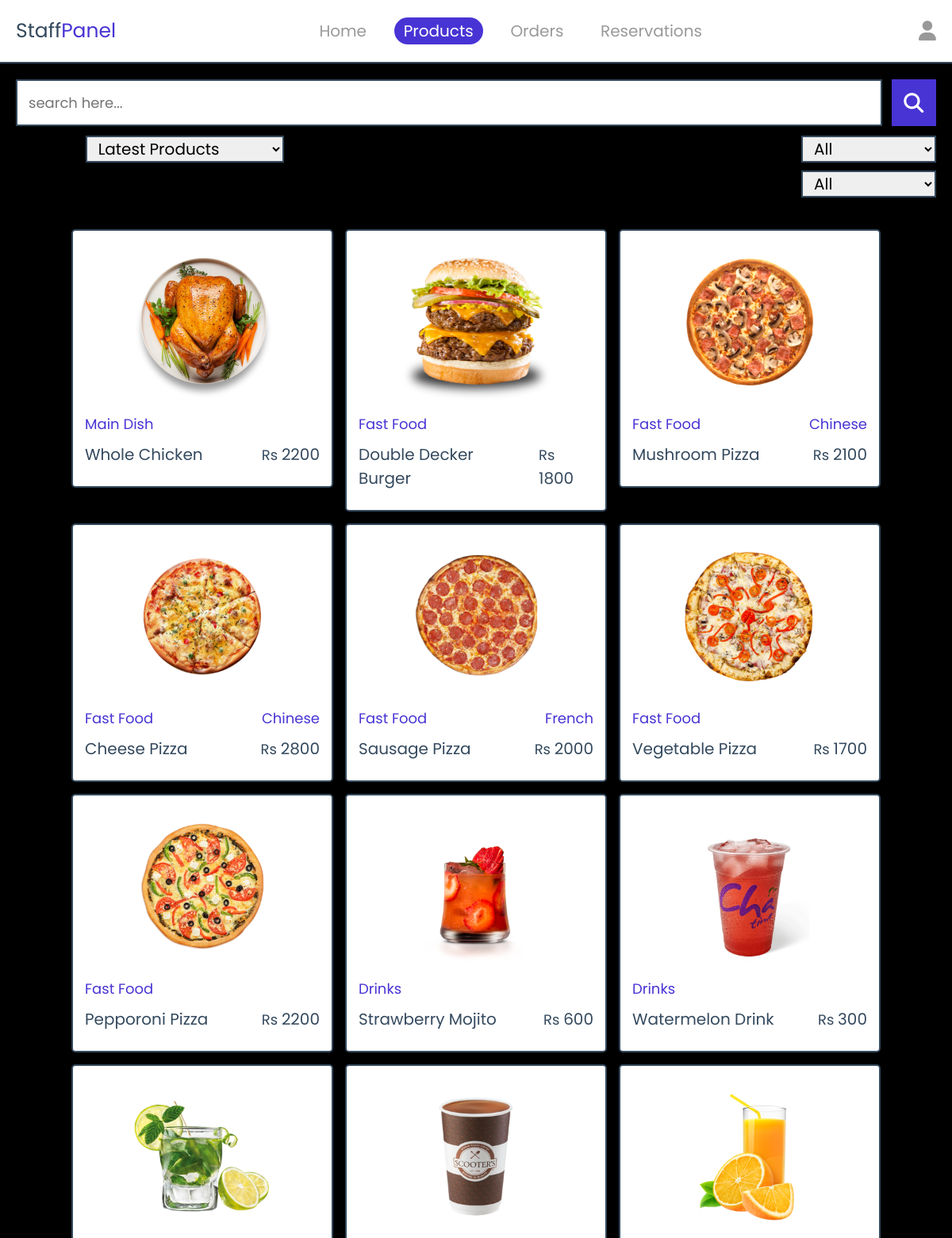
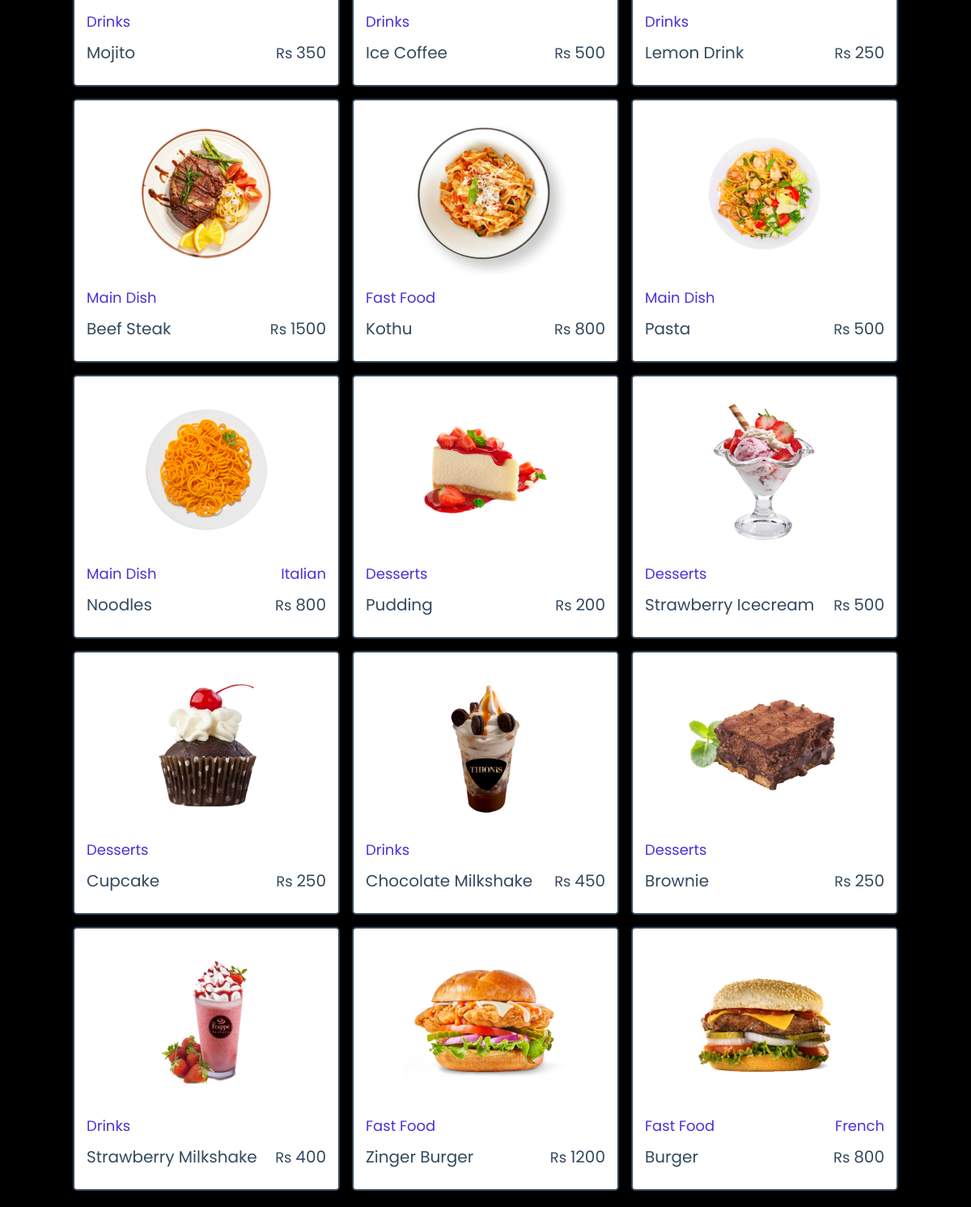
/staff/products.php (signed in), run on the app's committed database (2 pictures, top to bottom).
### tables this page shows
CREATE TABLE `products` (
  `id` int(11) NOT NULL,
  `cuisine` varchar(50) NOT NULL,
  `category` varchar(50) NOT NULL,
  `name` varchar(50) NOT NULL,
  `price` int(11) NOT NULL,
  `image` varchar(50) NOT NULL,
  `hero_slider` tinyint(1) NOT NULL
);

### staff/products.php (the view, shortened to what this page needs)
<?php
   include('../db/database.php');
   $selected_category = isset($_SESSION['selected_category']) ? $_SESSION['selected_category'] : '';
   $selected_cuisine = isset($_SESSION['selected_cuisine']) ? $_SESSION['selected_cuisine'] : '';
   $selected_sort = isset($_SESSION['selected_sort']) ? $_SESSION['selected_sort'] : 'latest';
?>
<!DOCTYPE html>
<html lang="en">
<head>
   <link rel="stylesheet" href="https://cdnjs.cloudflare.com/ajax/libs/font-awesome/6.1.1/css/all.min.css">
   <link rel="stylesheet" href="../css/admin_style.css">
</head>
<body>
   <?php include '../components/staff_header.php' ?>
   <section class="search-form">
      <form action="<?php htmlspecialchars($_SERVER["PHP_SELF"]) ?>" method="post">
         <div class="search-box">
               <input type="text" name="search-box" placeholder="search here..." value="<?= isset($_POST['search-box']) ? htmlspecialchars($_POST['search-box']) : '' ?>" class="box">
               <button type="submit" name="search-btn" class="fas fa-search"></button>
         </div>
         <div class="sorting">
               <div class="sort">
                  <label>Sort by</label>
                  <select name="sort">
                     <option value="latest" <?= ($selected_sort == 'latest') ? 'selected' : ''; ?> id="sort">Latest products</option>
                  </select>
               </div>
               <div class="category-cuisine">
                  <div class="category">
                     <label>Sort by Category</label>
                     <select name="category">
                           <option <?= (empty($selected_category)) ? 'selected' : ''; ?> value="">all</option>
                     </select>
                  </div>
                  <div class="cuisine">
                     <label>Sort by Cuisine</label>
                     <select name="cuisine">
                           <option <?= (empty($selected_cuisine)) ? 'selected' : ''; ?> value="">all</option>
                     </select>
                  </div>
               </div>
         </div>
      </form>
   </section>
   <section class="show-products">
      <div class="box-container">
      <?php
         if(isset($_POST["search-btn"]) || isset($_POST["search-box"])) {
            $search_box = $_POST["search-box"];
            $query = ("SELECT * FROM products WHERE name LIKE '%{$search_box}%'");
            $category = '';
            $cuisine = '';
            if(isset($_POST['category']) && !empty($_POST['category'])) {
                $category = $_POST['category'];
                $query .= " AND category = '$category'";
            }
            if(isset($_POST['cuisine']) && !empty($_POST['cuisine'])) {
                $cuisine = $_POST['cuisine'];
                $query .= " AND cuisine = '$cuisine'";
            }
            if(isset($_POST['sort'])) {
                if($_POST['sort'] == 'low_to_high') {
                    $query .= ' ORDER BY price ASC';
                }else if($_POST['sort'] == 'high_to_low') {
                    $query .= ' ORDER BY price DESC';
                }else {
                    $query .= ' ORDER BY id DESC';
                }
            }
         }else {
            $query = ('SELECT * FROM products ORDER BY id DESC');
         }
            $show_products = $conn->prepare($query);
            $show_products->execute();
         if($show_products->rowCount() > 0){
            while($fetch_products = $show_products->fetch(PDO::FETCH_ASSOC)){
         ?>
            <div class="box">
               <img src="../uploaded images/<?= $fetch_products['image']; ?>" alt="">
               <div class="flex">
                  <div class="category"><?= $fetch_products['category']; ?></div>
                  <div class="cuisine"><?= $fetch_products['cuisine']; ?></div>
               </div>
               <div class="flex">
                  <div class="name"><?= $fetch_products['name']; ?></div>
                  <div class="price"><span>Rs </span><?= $fetch_products['price']; ?></div>
               </div>
            </div>
         <?php
            }
         }
      ?>
      </div>
   </section>
</body>
</html>

### CSS/admin_style.css (style rules this page uses)
:root { --blue-color:#4834d4; --red:#e74c3c; --orange:#f39c12; --black:#34495e; --light-bg:#f5f5f5; --light-color:#999; --green: #00ff59; --border:.2rem solid var(--black); --box-shadow:0 .5rem 1rem rgba(0,0,0,.1); }
* { font-family: 'poppins', sans-serif; margin:0; padding:0; box-sizing: border-box; text-decoration: none; outline: none; border:none; }
html { font-size: 62.5%; overflow-x: hidden; }
body { background-color: black; }
section { max-width: 1200px; margin:0 auto; padding:2rem; }
.search-form form { display: flex; flex-direction: column; gap: 1.2rem; }
.search-form .sorting { display: flex; justify-content: space-between; }
.search-form .category-cuisine { display: flex; flex-direction: column; align-items: flex-end; gap: 1rem; }
.search-form .category-cuisine .category select, .search-form .category-cuisine .cuisine select, .search-form .sort select { border: var(--border); font-size: 2rem; padding: 0 1rem; text-transform: capitalize; }
.search-form .sort select { width: 25rem; }
.search-form .category-cuisine .category select, .search-form .category-cuisine .cuisine select { width: 17rem; }
.search-form .category-cuisine .category label, .search-form .category-cuisine .cuisine label, .search-form .sort label { font-weight: bold ; font-size: 1.8rem; padding: .3rem 1rem; }
.search-form .search-box { display: flex; gap: 1.2rem; }
.search-form .search-box .box { width: 100%; border: var(--border); padding: 1.4rem; font-size: 1.8rem; color: #000; }
.search-form .search-box .fa-search { width: 6rem; background-color: var(--blue-color); color: #fff; font-size: 2.5rem; }
.show-products .box-container { display: grid; grid-template-columns: repeat(auto-fit, 33rem); gap:1.5rem; justify-content: center; align-items: flex-start; }
.show-products .box-container .box { background-color: #fff; border-radius: .5rem; box-shadow: var(--box-shadow); border:var(--border); padding:1.5rem; }
.show-products .box-container .box img { width: 100%; height: 20rem; object-fit: contain; margin-bottom: 1rem; }
.show-products .box-container .box .name { text-transform: capitalize; font-size: 2rem; color:var(--black); padding:1rem 0; }
.show-products .box-container .box .flex { display: flex; align-items: center; gap:1.2rem; justify-content: space-between; }
.show-products .box-container .box .flex .category, .show-products .box-container .box .flex .cuisine { text-transform: capitalize; font-size: 1.8rem; color:var(--blue-color); }
.show-products .box-container .box .price { font-size: 2rem; color:var(--black); margin:.5rem 0; }
.show-products .box-container .box .price span { font-size: 1.8rem; }

### data on the page
products: image (picture), category "Main Dish", name "Whole Chicken", price "2200"
products: image (picture), category "Fast Food", name "Double Decker Burger", price "1800"
products: image (picture), category "Fast Food", cuisine "Chinese", name "Mushroom Pizza", price "2100"
products: image (picture), category "Fast Food", cuisine "Chinese", name "Cheese Pizza", price "2800"
products: image (picture), category "Fast Food", cuisine "French", name "Sausage Pizza", price "2000"
products: image (picture), category "Fast Food", name "Vegetable Pizza", price "1700"
products: image (picture), category "Fast Food", name "Pepporoni Pizza", price "2200"
products: image (picture), category "Drinks", name "Strawberry Mojito", price "600"
products: image (picture), category "Drinks", name "Watermelon Drink", price "300"
products: image (picture), category "Drinks", name "Mojito", price "350"
products: image (picture), category "Drinks", name "Ice Coffee", price "500"
products: image (picture), category "Drinks", name "Lemon Drink", price "250"
products: image (picture), category "Main Dish", name "Beef Steak", price "1500"
products: image (picture), category "Fast Food", name "Kothu", price "800"
products: image (picture), category "Main Dish", name "Pasta", price "500"
products: image (picture), category "Main Dish", cuisine "Italian", name "Noodles", price "800"
products: image (picture), category "Desserts", name "Pudding", price "200"
products: image (picture), category "Desserts", name "Strawberry Icecream", price "500"
products: image (picture), category "Desserts", name "Cupcake", price "250"
products: image (picture), category "Drinks", name "Chocolate Milkshake", price "450"
products: image (picture), category "Desserts", name "Brownie", price "250"
products: image (picture), category "Drinks", name "Strawberry Milkshake", price "400"
products: image (picture), category "Fast Food", name "Zinger Burger", price "1200"
products: image (picture), category "Fast Food", cuisine "French", name "Burger", price "800"
